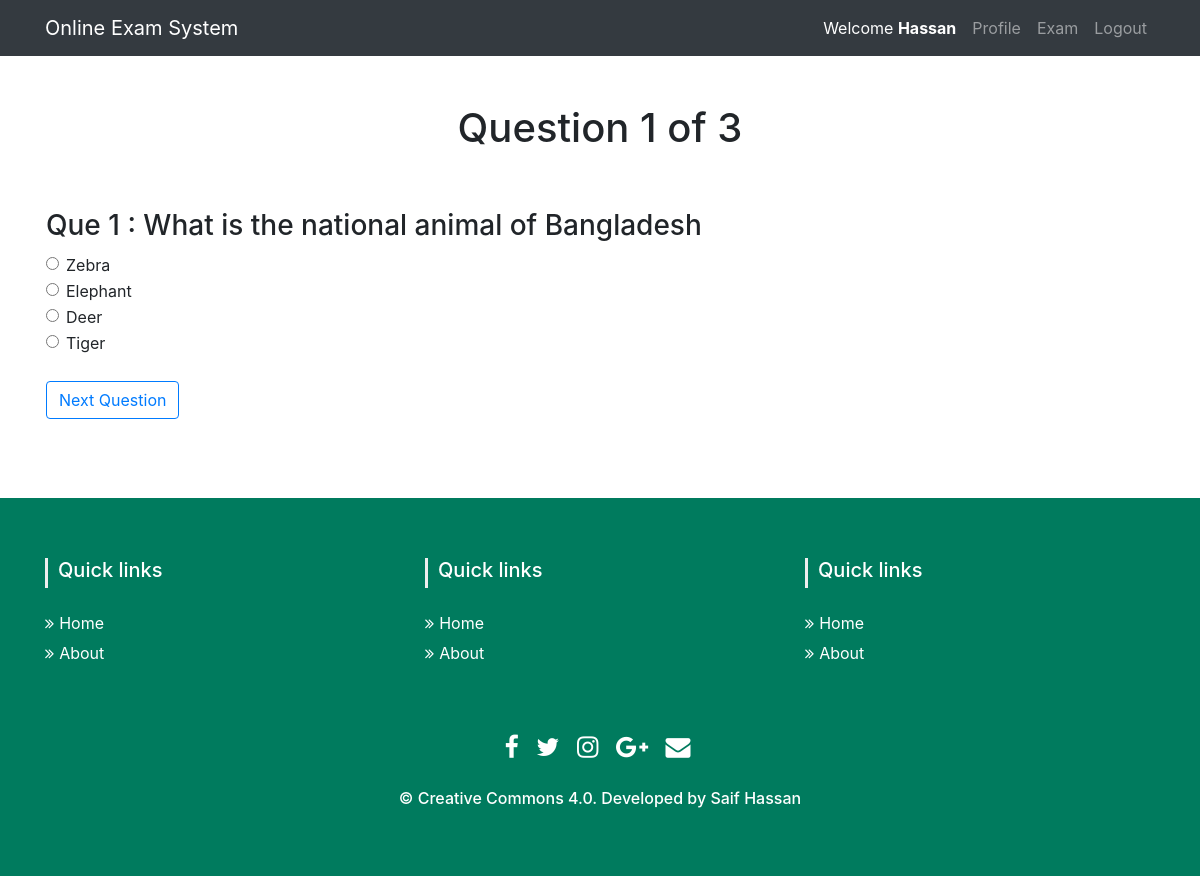
The page /test.php?q=1 (signed in) on the database its author committed.
### tables this page shows
CREATE TABLE IF NOT EXISTS `tbl_ques` (
  `id` int(11) NOT NULL AUTO_INCREMENT,
  `quesNo` int(11) NOT NULL,
  `ques` text NOT NULL,
  PRIMARY KEY (`id`)
);

CREATE TABLE IF NOT EXISTS `tbl_ans` (
  `id` int(11) NOT NULL AUTO_INCREMENT,
  `quesNo` int(11) NOT NULL,
  `rightAns` int(11) NOT NULL DEFAULT '0',
  `ans` text NOT NULL,
  PRIMARY KEY (`id`)
);

### classes/Exam.php (called while the page is built, shortened)
<?php
$filepath = realpath(dirname(__FILE__));
include_once ($filepath.'/../lib/Database.php');
class Exam{
	private $db;
	public function __construct(){
		$this->db = new Database();
	}
 public function getTotalRows(){
   $query     = "SELECT * FROM tbl_ques";
   $getResult = $this->db->select($query);
   $total     = $getResult->num_rows;
   return $total;
 }
 public function getQuestionNumber($quesNo){
   $query      = "SELECT * FROM tbl_ques WHERE quesNo = '$quesNo'";
   $result     = $this->db->select($query);
   $resultData = $result->fetch_assoc();
   return $resultData;
 }
 public function getAnswer($quesnumber){
   $query = "SELECT * FROM tbl_ans WHERE quesNo = '$quesnumber'";
   $result = $this->db->select($query);
   return $result;
 }
}
?>

### lib/Database.php (called while the page is built, shortened)
<?php
Class Database{
	public $host   = DB_HOST;
	public $user   = DB_USER;
	public $pass   = DB_PASS;
	public $dbname = DB_NAME;
	public $link;
	private function connectDB(){
	$this->link = new mysqli($this->host, $this->user, $this->pass, $this->dbname);
 }
	public function select($query){
		$result = $this->link->query($query) or die($this->link->error.__LINE__);
		if($result->num_rows > 0){
			return $result;
		} else {
			return false;
		}
	}
}

### test.php (the view, shortened to what this page needs)
<?php include 'inc/header.php'; ?>
<?php
 if (isset($_GET['q'])) {
 	$quesnumber = (int) $_GET['q'];
 }else{
 	header("Location:exam.php");
 }
 $total    = $exam->getTotalRows();
 $question = $exam->getQuestionNumber($quesnumber);
?>
    <div class="container">
        <div class="row">
            <div class="col-lg-12 text-center">
                <h1 class="mt-5">Question <?php echo $question['quesNo']." of ". $total; ?></h1>
                <br/>
                <br/>
            </div>
            <div class="col-lg-12">
                <form method="post" action="">
                    <table>
                        <tr>
                            <td colspan="2">
                                <h3>Que <?php echo $question['quesNo']." : ".$question['ques']; ?></h3>
                            </td>
                        </tr>
                        <?php
                        $answer = $exam->getAnswer($quesnumber);
                        if ($answer) {
                            while ($result = $answer->fetch_assoc()) {
                                ?>
                                <tr>
                                    <td>
                                        <div class="form-check">
                                            <label class="form-check-label">
                                                <input type="radio" name="ans" class="form-check-input" value="<?php echo $result['id']; ?>" /><?php echo $result['ans']; ?>
                                            </label>
                                        </div>
                                    </td>
                                </tr>
                            <?php } } ?>
                        <tr>
                            <td>
                                <br/>
                                <input type="submit" name="submit" class="btn btn-outline-primary" value="Next Question" />
                            </td>
                        </tr>
                    </table>
                </form>
                <br/>
                <br/>
            </div>
        </div>
    </div>
<?php include 'inc/footer.php'; ?>

### rows shown on the page
tbl_ques: quesNo "1", ques "What is the national animal of Bangladesh"
tbl_ans: ans "Zebra"
tbl_ans: ans "Elephant"
tbl_ans: ans "Deer"
tbl_ans: ans "Tiger"

### other values the page prints
Session::get("name") "Hassan"
$total "3"
